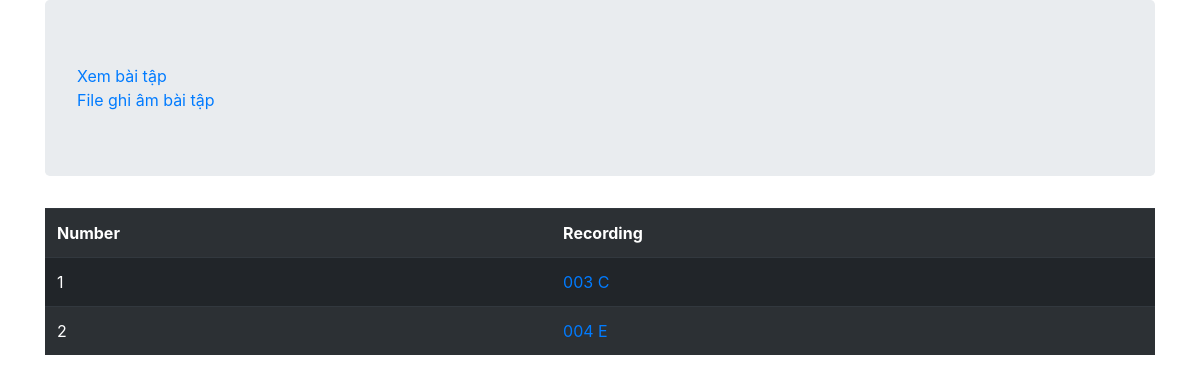
The page /sidebyside1/recordings/ on the database as committed earlier.
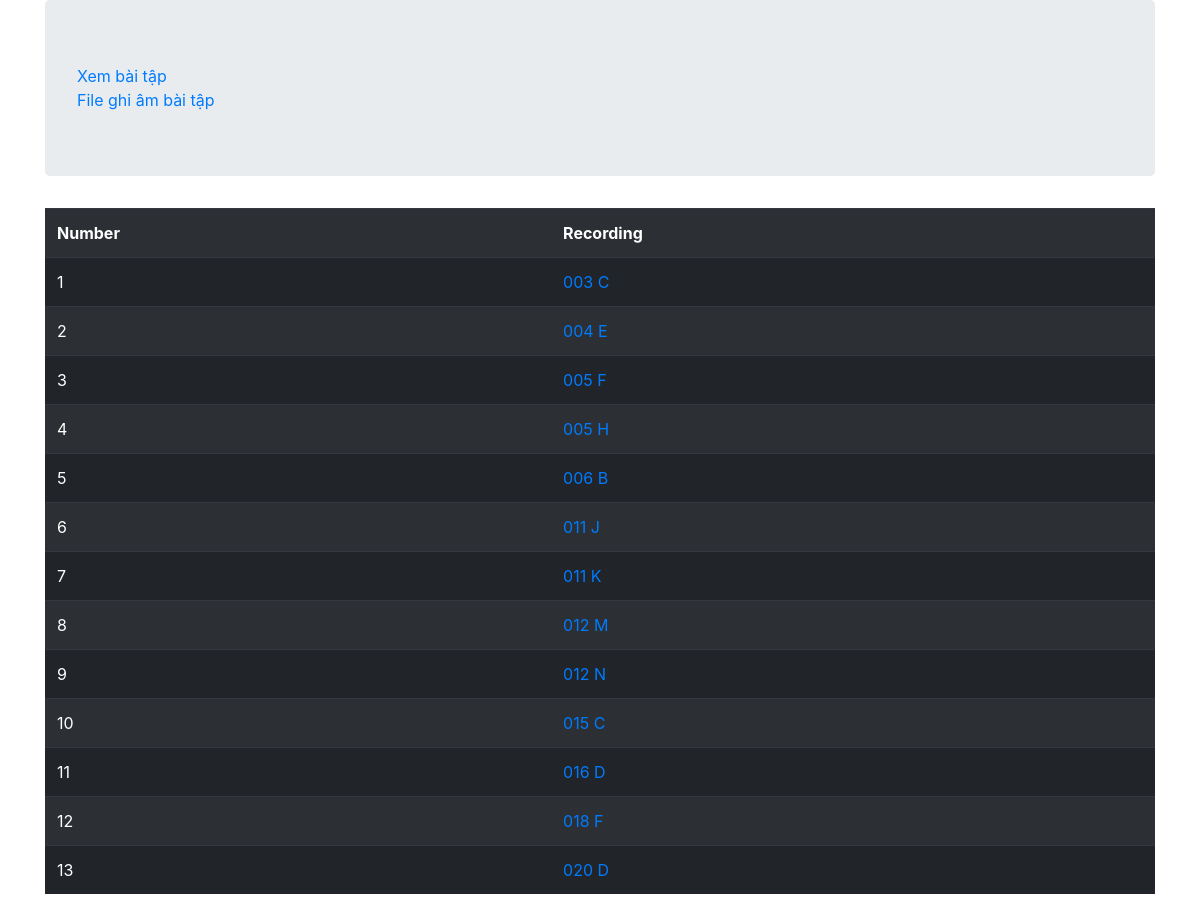
The same page on the database as committed later.
### sidebyside1/models.py (models this page shows, shortened)
class Recording(models.Model):
    title = models.CharField(max_length=256, default='Not uploaded')
    recording = models.FileField(upload_to='sidebyside1')

### sidebyside1/views.py (the view)
# urls.py: path('recordings/', views.RecordingListView.as_view(), name='recordings'),
class RecordingListView(ListView):
    model = Recording

### sidebyside1/templates/sidebyside1/recording_list.html (shortened to what this page needs)
{% extends 'base.html' %}
{% block Body %}
    <table class="table table-striped table-dark">
        <tr>
            <th>Number</th>
            <th>Recording</th>
        </tr>
        {% for recording in recording_list %}
            <tr>
                <td>{{recording.pk}}</td>
                <td><a href="{% url 'sidebyside1:detail' pk=recording.pk %}">{{recording.title}}</a></td>
            </tr>
        {% endfor %}
    </table>
{% endblock Body %}

### templates/base.html (shortened to what this page needs)
<!DOCTYPE html>
{% load staticfiles %}
<html lang="en">
<head>
    <link rel="stylesheet" href="https://stackpath.bootstrapcdn.com/bootstrap/4.1.3/css/bootstrap.min.css"
>
    <link rel="stylesheet" href="//cdn.jsdelivr.net/medium-editor/latest/css/medium-editor.min.css" type="text/css"
        media="screen" charset="utf-8">
</head>
<body>
<div class="container">
    <div class="jumbotron">
        <ul class="nav navbar-nav">
            <li><a class="navbar-link" href="{% url 'homework:all' %}">Xem bài tập</a></li>
            <li><a href="{% url 'sidebyside1:recordings' %}">File ghi âm bài tập</a></li>
        </ul>
    </div>
</div>
<div class="container">
    {% block Body %}
    {% endblock Body %}
</div>
</body>
</html>

Rows that differ between the two databases and show on the page:
added Recording: pk "3", title "005 F"
added Recording: pk "4", title "005 H"
added Recording: pk "5", title "006 B"
added Recording: pk "6", title "011 J"
added Recording: pk "7", title "011 K"
added Recording: pk "8", title "012 M"
added Recording: pk "9", title "012 N"
added Recording: pk "10", title "015 C"
added Recording: pk "11", title "016 D"
added Recording: pk "12", title "018 F"
added Recording: pk "13", title "020 D"
